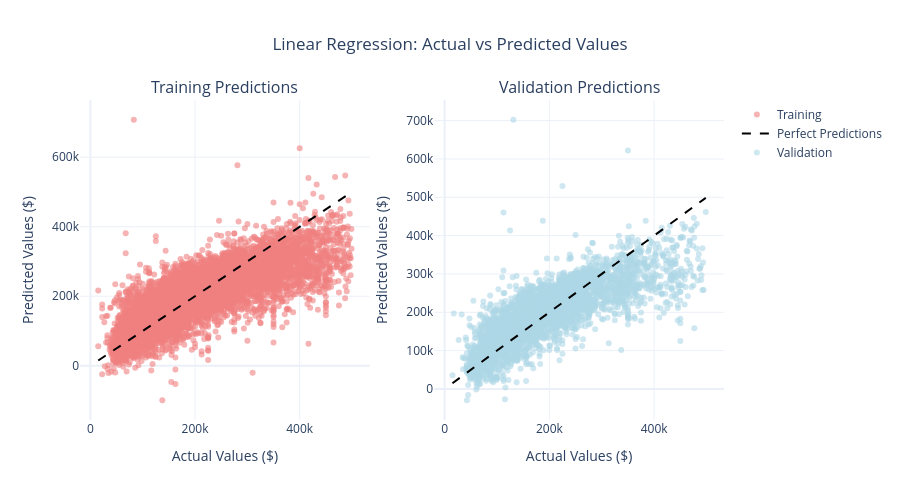

Notebook cell for this chart:
### Markdown cell above
### 4.2. What models should we try?

Let's start with the simplest regression model: linear regression. We'll explore other models in future weeks.

### Code cell
# Import models
from sklearn.linear_model import LinearRegression
from sklearn.metrics import mean_squared_error, r2_score

# Initialize and train linear regression
linear_model = LinearRegression()
linear_model.fit(X_train_scaled, y_train)

# Make predictions
y_train_pred = linear_model.predict(X_train_scaled)
y_val_pred = linear_model.predict(X_val_scaled)

# Calculate metrics
train_rmse = np.sqrt(mean_squared_error(y_train, y_train_pred))
val_rmse = np.sqrt(mean_squared_error(y_val, y_val_pred))
train_r2 = r2_score(y_train, y_train_pred)
val_r2 = r2_score(y_val, y_val_pred)

print("Linear Regression Results:")
print("-" * 30)
print(f"Training RMSE: ${train_rmse:,.2f}")
print(f"Validation RMSE: ${val_rmse:,.2f}")
print(f"Training R²: {train_r2:.4f}")
print(f"Validation R²: {val_r2:.4f}")

# Create scatter plot of predictions
fig = make_subplots(rows=1, cols=2, subplot_titles=['Training Predictions', 'Validation Predictions'])

# Training predictions
fig.add_trace(
    go.Scatter(x=y_train, y=y_train_pred, mode='markers', name='Training',
               marker=dict(color='lightcoral', opacity=0.6)),
    row=1, col=1
)
fig.add_trace(
    go.Scatter(x=[y_train.min(), y_train.max()], 
               y=[y_train.min(), y_train.max()],
               mode='lines', name='Perfect Predictions',
               line=dict(color='black', dash='dash')),
    row=1, col=1
)

# Validation predictions
fig.add_trace(
    go.Scatter(x=y_val, y=y_val_pred, mode='markers', name='Validation',
               marker=dict(color='lightblue', opacity=0.6)),
    row=1, col=2
)
fig.add_trace(
    go.Scatter(x=[y_val.min(), y_val.max()], 
               y=[y_val.min(), y_val.max()],
               mode='lines', showlegend=False,
               line=dict(color='black', dash='dash')),
    row=1, col=2
)

# Update layout
fig.update_layout(
    height=500,
    title_text='Linear Regression: Actual vs Predicted Values',
    title_x=0.5,
    template='plotly_white'
)

# Update axes
for i in [1, 2]:
    fig.update_xaxes(title_text='Actual Values ($)', row=1, col=i)
    fig.update_yaxes(title_text='Predicted Values ($)', row=1, col=i)

fig.show()

### Figure 1 — Plotly figure (JSON) as saved in the notebook; plotly's stock layout.template omitted (floating-point values rounded to 4 significant figures; data arrays with more than 128 entries replaced by an {"elided": "..."} marker saying what was removed)
{"data": [{"marker": {"color": "lightcoral", "opacity": 0.6}, "mode": "markers", "name": "Training", "type": "scatter", "x": {"elided": "11788 float values"}, "xaxis": "x", "y": {"elided": "11788 float values"}, "yaxis": "y"}, {"line": {"color": "black", "dash": "dash"}, "mode": "lines", "name": "Perfect Predictions", "type": "scatter", "x": [14999, 499100], "xaxis": "x", "y": [14999, 499100], "yaxis": "y"}, {"marker": {"color": "lightblue", "opacity": 0.6}, "mode": "markers", "name": "Validation", "type": "scatter", "x": {"elided": "3930 float values"}, "xaxis": "x2", "y": {"elided": "3930 float values"}, "yaxis": "y2"}, {"line": {"color": "black", "dash": "dash"}, "mode": "lines", "showlegend": false, "type": "scatter", "x": [14999, 498600], "xaxis": "x2", "y": [14999, 498600], "yaxis": "y2"}], "layout": {"annotations": [{"font": {"size": 16}, "showarrow": false, "text": "Training Predictions", "x": 0.225, "xanchor": "center", "xref": "paper", "y": 1, "yanchor": "bottom", "yref": "paper"}, {"font": {"size": 16}, "showarrow": false, "text": "Validation Predictions", "x": 0.775, "xanchor": "center", "xref": "paper", "y": 1, "yanchor": "bottom", "yref": "paper"}], "height": 500, "title": {"text": "Linear Regression: Actual vs Predicted Values", "x": 0.5}, "xaxis": {"anchor": "y", "domain": [0, 0.45], "title": {"text": "Actual Values ($)"}}, "xaxis2": {"anchor": "y2", "domain": [0.55, 1], "title": {"text": "Actual Values ($)"}}, "yaxis": {"anchor": "x", "domain": [0, 1], "title": {"text": "Predicted Values ($)"}}, "yaxis2": {"anchor": "x2", "domain": [0, 1], "title": {"text": "Predicted Values ($)"}}}}
